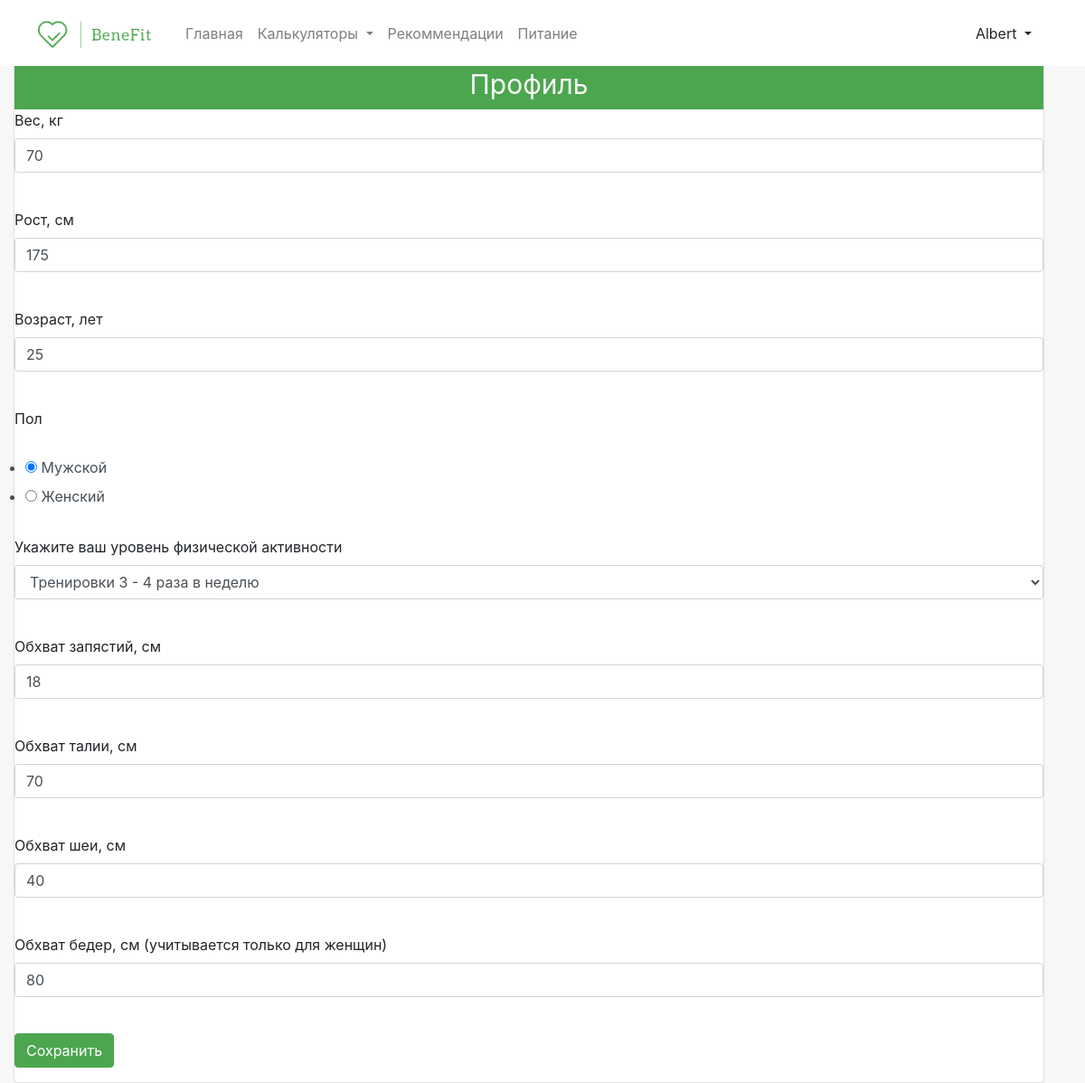
Page /profile (signed in) on the committed database.
### data/user_login.py (models this page shows, shortened)
class UserLogin(SqlAlchemyBase, UserMixin):
    __tablename__ = 'user_login'
    id = sqlalchemy.Column(sqlalchemy.Integer,
                           primary_key=True, autoincrement=True, nullable=True)
    name = sqlalchemy.Column(sqlalchemy.String, nullable=True)
    about = sqlalchemy.Column(sqlalchemy.String, nullable=True)
    email = sqlalchemy.Column(sqlalchemy.String,
                              index=True, unique=True, nullable=True)
    hashed_password = sqlalchemy.Column(sqlalchemy.String, nullable=True)
    created_date = sqlalchemy.Column(sqlalchemy.DateTime,
                                     default=datetime.datetime.now)
    user_inputs = orm.relation("UserInputs", back_populates='user_login')
    user_results = orm.relation("UserResults", back_populates='user_login')

### data/user_inputs.py (models this page shows)
class UserInputs(SqlAlchemyBase, SerializerMixin):
    __tablename__ = 'user_inputs'
    user_id = sqlalchemy.Column(sqlalchemy.Integer,
                                sqlalchemy.ForeignKey("user_login.id"),
                                primary_key=True, autoincrement=True, nullable=True)
    height = sqlalchemy.Column(sqlalchemy.Integer, nullable=True)
    weight = sqlalchemy.Column(sqlalchemy.Integer, nullable=True)
    age = sqlalchemy.Column(sqlalchemy.Integer, nullable=True)
    gender = sqlalchemy.Column(sqlalchemy.String, nullable=True)
    activity = sqlalchemy.Column(sqlalchemy.Integer, nullable=True)
    wrists = sqlalchemy.Column(sqlalchemy.Integer, nullable=True)
    waist = sqlalchemy.Column(sqlalchemy.Integer, nullable=True)
    neck = sqlalchemy.Column(sqlalchemy.Integer, nullable=True)
    hip = sqlalchemy.Column(sqlalchemy.Integer, nullable=True)
    user_login = orm.relation('UserLogin')

### application.py (the view, shortened to what this page needs)
@app.route('/profile', methods=['GET', 'POST'])
@login_required
def profile_page():
    form = ProfileForm()
    if current_user.is_authenticated:
        db_sess = db_session.create_session()
        current_user_inputs = db_sess.query(UserInputs).filter(
            UserInputs.user_id == current_user.id).first()
        form.weight.data = current_user_inputs.weight
        form.height.data = current_user_inputs.height
        form.age.data = current_user_inputs.age
        form.gender.data = current_user_inputs.gender
        form.activity.data = str(current_user_inputs.activity)
        form.wrists.data = current_user_inputs.wrists
        form.waist.data = current_user_inputs.waist
        form.neck.data = current_user_inputs.neck
        form.hip.data = current_user_inputs.hip
    return render_template("profile.html",
                           title='Профиль пользователя', form=form)

### forms/profile_form.py
class ProfileForm(FlaskForm):
    weight = IntegerField('Вес, кг', validators=[DataRequired()])
    height = IntegerField('Рост, см', validators=[DataRequired()])
    age = IntegerField('Возраст, лет', validators=[DataRequired()])
    gender = RadioField('Пол', choices=['Мужской', 'Женский'])
    activity = SelectField(u'Укажите ваш уровень физической активности',
                           choices=[(0, 'Сидячий образ жизни'),
                                    (1, 'Редкие тренировки'),
                                    (2, 'Тренировки 3 - 4 раза в неделю'),
                                    (3, 'Тренировки 5 - 6 раз в неделю'),
                                    (4, 'Ежедневные интенсивные тренировки')],
                           validators=[DataRequired()])
    wrists = IntegerField('Обхват запястий, см', validators=[DataRequired()])
    waist = IntegerField('Обхват талии, см', validators=[DataRequired()])
    neck = IntegerField('Обхват шеи, см', validators=[DataRequired()])
    hip = IntegerField('Обхват бедер, см (учитывается только для женщин)',
                       validators=[DataRequired()])
    submit = SubmitField('Сохранить')

### application.py (called while the page is built)
@login_manager.user_loader
def load_user(user_id):
    db_sess = db_session.create_session()
    return db_sess.query(UserLogin).get(user_id)

### data/db_session.py (called while the page is built)
def create_session() -> Session:
    global __factory
    return __factory()

### templates/profile.html (shortened to what this page needs)
{% extends "base.html" %}
{% block content %}
          <div class="card  row justify-content--center" style="width: 100%;">
          <div class="card-head main-card-head">Профиль</div>
          <form action="" method="post">
        	<p>
        	    {{ form.weight.label }}<br>
        	    {{ form.weight(class="form-control", type="number", min='20', max='500')}}<br>
        	</p>
          <p>
              {{ form.height.label }}<br>
              {{ form.height(class="form-control", type="number", min='60', max='250')}}<br>
          </p>
          <p>
              {{ form.age.label }}<br>
              {{ form.age(class="form-control", type="number", min='14', max='130') }}<br>
          </p>
          <p>
              {{ form.gender.label }}<br>
              {{ form.gender(class="form-control form-field-gender", type="string") }}<br>
          </p>
          <p>
              {{ form.activity.label }}<br>
              {{ form.activity(class="form-control", type="select") }}<br>
          </p>
          <p>
              {{ form.wrists.label }}<br>
              {{ form.wrists(class="form-control", type="number", max="30", min="10") }}<br>
          </p>
          <p>
              {{ form.waist.label }}<br>
              {{ form.waist(class="form-control", type="number, min='50', max='100'") }}<br>
          </p>
          <p>
              {{ form.neck.label }}<br>
              {{ form.neck(class="form-control", type="number", min='30', max='50') }}<br>
          </p>
            <p>
              {{ form.hip.label }}<br>
              {{ form.hip(class="form-control", type="number, min='70', max='130'") }}<br>
          </p>
        	<p>{{ form.submit(type="submit", class="btn calculator-btn") }}</p>
</form>
</div>
{% endblock %}

### templates/base.html (shortened to what this page needs)
<!doctype html>
<html lang="en">
<head>
    <link rel="stylesheet"
          href="https://stackpath.bootstrapcdn.com/bootstrap/4.4.1/css/bootstrap.min.css"
>
    <link rel="stylesheet"
          href="../static/css/style.css">
</head>
<body>
  <nav class="navbar navbar-expand-lg navbar-light bg-light nav fixed-top">
  <div class="container-fluid">
    <a class="nav-brand navbar-brand" href="/">
      <svg class=" featurette-image img-fluid mx-auto" width="150" height="45"  >
          <image xlink:href="../static/img/logo_original_cutted.png" height="100%" width="100%" alt="" />
        </svg>
    </a>
    <div class="collapse navbar-collapse" id="navbarNavDropdown">
      <ul class="navbar-nav">
        <li class="nav-item">
          <a class="nav-link {{active_home}}" aria-current="page" href="/">Главная</a>
        </li>
        <li class="nav-item dropdown">
          <a class="nav-link dropdown-toggle {{active_calculator}}" href="#" id="navbarDropdownMenuLink" role="button" data-bs-toggle="dropdown" aria-expanded="false">
          Калькуляторы
          </a>
        </li>
        <li class="nav-item">
          <a class="nav-link {{active_recommendations}}" href="/recommendations">Рекоммендации</a>
        </li>
        <li class="nav-item">
          <a class="nav-link {{active_nutrition}}" href="/nutrition">Питание</a>
        </li>
      </ul>
      <div class="container-fluid">
        <form class="d-flex flex-space-between">
              {% if current_user.is_authenticated %}
    <div class="btn-group dropstart">
  <a type="button" class="btn dropdown-toggle" data-bs-toggle="dropdown" aria-expanded="false">
    {{ current_user.name }}
  </a>
</div>
{% else %}
    <p>
        <a class="btn nav-btn-reg" href="/register">Зарегистрироваться</a>
        <a class="btn nav-btn-auth" href="/login">Войти</a>
    </p>
{% endif %}
        </form>
      </div>
    </div>
  </div>
</nav>
{% if active_home == 'active' %}
    {% block home_page%}{% endblock %}
{% else %}
<main role="main" >
  <div  class="container">
    <div class="row">
        {% block content %}{% endblock %}
    </div>
  </div>
</main>
{% endif %}
</body>
</html>

### static/css/style.css (style rules this page uses)
* { margin: 0; padding: 0; box-sizing: border-box; }
.nav { background-color: #fff !important; }
.nav-brand { color: #4ca64f !important; font-size: 30px; color: #fff; }
.form-field-gender { border: none; }
main { background: #f7f7f7; margin-top: 70px; }
.card-head { background-color: #4ca64f; text-align: center; height: 50px; font-size: 30px; color: #f7f7f7; }
.calculator-btn { background-color: #4ca64f; border-color: #4ca64f; color: #fff; }

### rows in the picture
UserLogin: name "Albert"
UserInputs: weight "70", height "175", age "25", gender "☑ Мужской ☐ Женский", activity "Тренировки 3 - 4 раза в неделю", wrists "18", waist "70", neck "40", hip "80"
